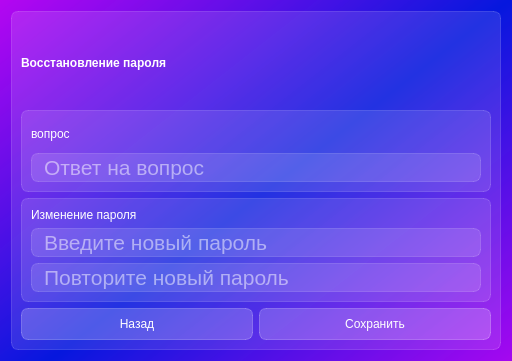
<?xml version="1.0" encoding="UTF-8"?>
<ui version="4.0">
 <class>forgotPassDialog</class>
 <widget class="QDialog" name="forgotPassDialog">
  <property name="geometry">
   <rect>
    <x>0</x>
    <y>0</y>
    <width>510</width>
    <height>361</height>
   </rect>
  </property>
  <property name="sizePolicy">
   <sizepolicy hsizetype="Fixed" vsizetype="Fixed">
    <horstretch>0</horstretch>
    <verstretch>0</verstretch>
   </sizepolicy>
  </property>
  <property name="windowTitle">
   <string>WalletWise: Family Finance Tracker</string>
  </property>
  <property name="styleSheet">
   <string notr="true">background-color: qlineargradient(spread:reflect, x1:0.549682, y1:0.494, x2:0, y2:0, stop:0 rgba(0, 18, 221, 216), stop:1 rgba(179, 0, 241, 216));
font: 10pt &quot;Bahnschrift SemiLight&quot;;
</string>
  </property>
  <layout class="QVBoxLayout" name="verticalLayout">
   <item>
    <widget class="QFrame" name="frame">
     <property name="styleSheet">
      <string notr="true">background-color: rgba(255, 255, 255, 30);
border: 1px solid rgba(255, 255, 255, 40);
border-radius: 7px;</string>
     </property>
     <property name="frameShape">
      <enum>QFrame::StyledPanel</enum>
     </property>
     <property name="frameShadow">
      <enum>QFrame::Raised</enum>
     </property>
     <layout class="QVBoxLayout" name="verticalLayout_2">
      <item>
       <widget class="QLabel" name="label_2">
        <property name="styleSheet">
         <string notr="true">color: rgb(255, 255, 255);
font: 75 20pt &quot;MS Shell Dlg 2&quot;;
background-color: none;
border: none;
font-weight: bold;
</string>
        </property>
        <property name="text">
         <string>Восстановление пароля</string>
        </property>
       </widget>
      </item>
      <item>
       <widget class="QFrame" name="frame_2">
        <property name="frameShape">
         <enum>QFrame::StyledPanel</enum>
        </property>
        <property name="frameShadow">
         <enum>QFrame::Raised</enum>
        </property>
        <layout class="QVBoxLayout" name="verticalLayout_3">
         <item>
          <widget class="QLabel" name="label">
           <property name="styleSheet">
            <string notr="true">color: rgb(255, 255, 255);
font: 75 18pt &quot;MS Shell Dlg 2&quot;;
background-color: none;
border: none;</string>
           </property>
           <property name="text">
            <string>вопрос</string>
           </property>
          </widget>
         </item>
         <item>
          <widget class="QLineEdit" name="lineEdit">
           <property name="styleSheet">
            <string notr="true">font-size: 16pt;
color:rgb(255, 255, 255);
padding-left: 10px;</string>
           </property>
           <property name="placeholderText">
            <string>Ответ на вопрос</string>
           </property>
          </widget>
         </item>
        </layout>
       </widget>
      </item>
      <item>
       <widget class="QFrame" name="frame_4">
        <property name="frameShape">
         <enum>QFrame::StyledPanel</enum>
        </property>
        <property name="frameShadow">
         <enum>QFrame::Raised</enum>
        </property>
        <layout class="QVBoxLayout" name="verticalLayout_5">
         <item>
          <widget class="QLabel" name="label_4">
           <property name="styleSheet">
            <string notr="true">color: rgb(255, 255, 255);
font: 75 18pt &quot;MS Shell Dlg 2&quot;;
background-color: none;
border: none;</string>
           </property>
           <property name="text">
            <string>Изменение пароля</string>
           </property>
          </widget>
         </item>
         <item>
          <widget class="QLineEdit" name="lineEdit_2">
           <property name="styleSheet">
            <string notr="true">font-size: 16pt;
color:rgb(255, 255, 255);
padding-left: 10px;</string>
           </property>
           <property name="placeholderText">
            <string>Введите новый пароль</string>
           </property>
          </widget>
         </item>
         <item>
          <widget class="QLineEdit" name="lineEdit_3">
           <property name="styleSheet">
            <string notr="true">font-size: 16pt;
color:rgb(255, 255, 255);
padding-left: 10px;</string>
           </property>
           <property name="placeholderText">
            <string>Повторите новый пароль</string>
           </property>
          </widget>
         </item>
        </layout>
       </widget>
      </item>
      <item>
       <layout class="QHBoxLayout" name="horizontalLayout">
        <item>
         <widget class="QPushButton" name="backButton">
          <property name="styleSheet">
           <string notr="true">QPushButton {
font: 75 12pt &quot;MS Shell Dlg 2&quot;;
color: rgb(255, 255, 255);
background-color: rgba(255, 255, 255, 50);
border: 1px solid rgba(255, 255, 255, 60);
border-radius: 7px;
width: 230px;
height: 30px;
}
QPushButton:hover{
background-color: rgba(255, 255, 255, 60);
}

QPushButton:pressed{
background-color: rgba(255, 255, 255, 80);
}</string>
          </property>
          <property name="text">
           <string>Назад</string>
          </property>
         </widget>
        </item>
        <item>
         <widget class="QPushButton" name="saveButton">
          <property name="styleSheet">
           <string notr="true">QPushButton {
font: 75 12pt &quot;MS Shell Dlg 2&quot;;
color: rgb(255, 255, 255);
background-color: rgba(255, 255, 255, 50);
border: 1px solid rgba(255, 255, 255, 60);
border-radius: 7px;
width: 230px;
height: 30px;
}
QPushButton:hover{
background-color: rgba(255, 255, 255, 60);
}

QPushButton:pressed{
background-color: rgba(255, 255, 255, 80);
}</string>
          </property>
          <property name="text">
           <string>Сохранить</string>
          </property>
         </widget>
        </item>
       </layout>
      </item>
     </layout>
    </widget>
   </item>
  </layout>
 </widget>
 <tabstops>
  <tabstop>saveButton</tabstop>
 </tabstops>
 <resources/>
 <connections/>
</ui>
